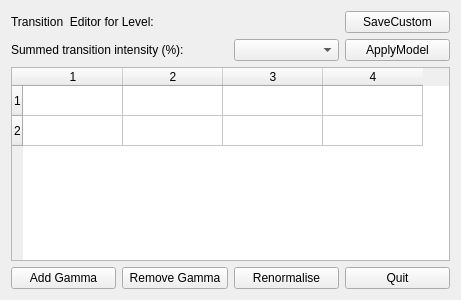
<?xml version="1.0" encoding="UTF-8"?>
<ui version="4.0">
 <class>TransitionEditor</class>
 <widget class="QWidget" name="TransitionEditor">
  <property name="geometry">
   <rect>
    <x>0</x>
    <y>0</y>
    <width>461</width>
    <height>300</height>
   </rect>
  </property>
  <property name="sizePolicy">
   <sizepolicy hsizetype="Expanding" vsizetype="Expanding">
    <horstretch>0</horstretch>
    <verstretch>0</verstretch>
   </sizepolicy>
  </property>
  <property name="sizeIncrement">
   <size>
    <width>10</width>
    <height>10</height>
   </size>
  </property>
  <property name="baseSize">
   <size>
    <width>450</width>
    <height>300</height>
   </size>
  </property>
  <property name="contextMenuPolicy">
   <enum>Qt::ActionsContextMenu</enum>
  </property>
  <property name="windowTitle">
   <string>Transition Intensity Editor</string>
  </property>
  <layout class="QGridLayout" name="gridLayout">
   <item row="6" column="0" colspan="4">
    <widget class="QTableWidget" name="tableTransition">
     <property name="sizePolicy">
      <sizepolicy hsizetype="Expanding" vsizetype="Expanding">
       <horstretch>1</horstretch>
       <verstretch>1</verstretch>
      </sizepolicy>
     </property>
     <property name="sizeIncrement">
      <size>
       <width>10</width>
       <height>10</height>
      </size>
     </property>
     <property name="baseSize">
      <size>
       <width>430</width>
       <height>210</height>
      </size>
     </property>
     <property name="mouseTracking">
      <bool>true</bool>
     </property>
     <property name="sizeAdjustPolicy">
      <enum>QAbstractScrollArea::AdjustToContents</enum>
     </property>
     <property name="rowCount">
      <number>2</number>
     </property>
     <property name="columnCount">
      <number>4</number>
     </property>
     <row/>
     <row/>
     <column/>
     <column/>
     <column/>
     <column/>
    </widget>
   </item>
   <item row="7" column="0">
    <widget class="QPushButton" name="buttonAddTransition">
     <property name="toolTip">
      <string>Adds new Gamma</string>
     </property>
     <property name="text">
      <string>Add Gamma</string>
     </property>
    </widget>
   </item>
   <item row="7" column="3">
    <widget class="QPushButton" name="buttonQuit">
     <property name="toolTip">
      <string>Exit with no changes to original gammas</string>
     </property>
     <property name="text">
      <string>Quit</string>
     </property>
    </widget>
   </item>
   <item row="7" column="1">
    <widget class="QPushButton" name="buttonRemove">
     <property name="text">
      <string>Remove Gamma</string>
     </property>
    </widget>
   </item>
   <item row="7" column="2">
    <widget class="QPushButton" name="buttonNormalise">
     <property name="enabled">
      <bool>true</bool>
     </property>
     <property name="text">
      <string>Renormalise</string>
     </property>
    </widget>
   </item>
   <item row="1" column="0" colspan="2">
    <widget class="QLabel" name="labelTransition">
     <property name="text">
      <string>Transition  Editor for Level: </string>
     </property>
    </widget>
   </item>
   <item row="5" column="0" colspan="2">
    <widget class="QLabel" name="labelTransitionIntensity">
     <property name="text">
      <string>Summed transition intensity (%):</string>
     </property>
    </widget>
   </item>
   <item row="5" column="2">
    <widget class="QComboBox" name="comboBoxIntensity"/>
   </item>
   <item row="5" column="3">
    <widget class="QPushButton" name="buttonMethod">
     <property name="text">
      <string>ApplyModel</string>
     </property>
    </widget>
   </item>
   <item row="1" column="3">
    <widget class="QPushButton" name="buttonSaveCustom">
     <property name="text">
      <string>SaveCustom</string>
     </property>
    </widget>
   </item>
  </layout>
 </widget>
 <resources/>
 <connections/>
</ui>
